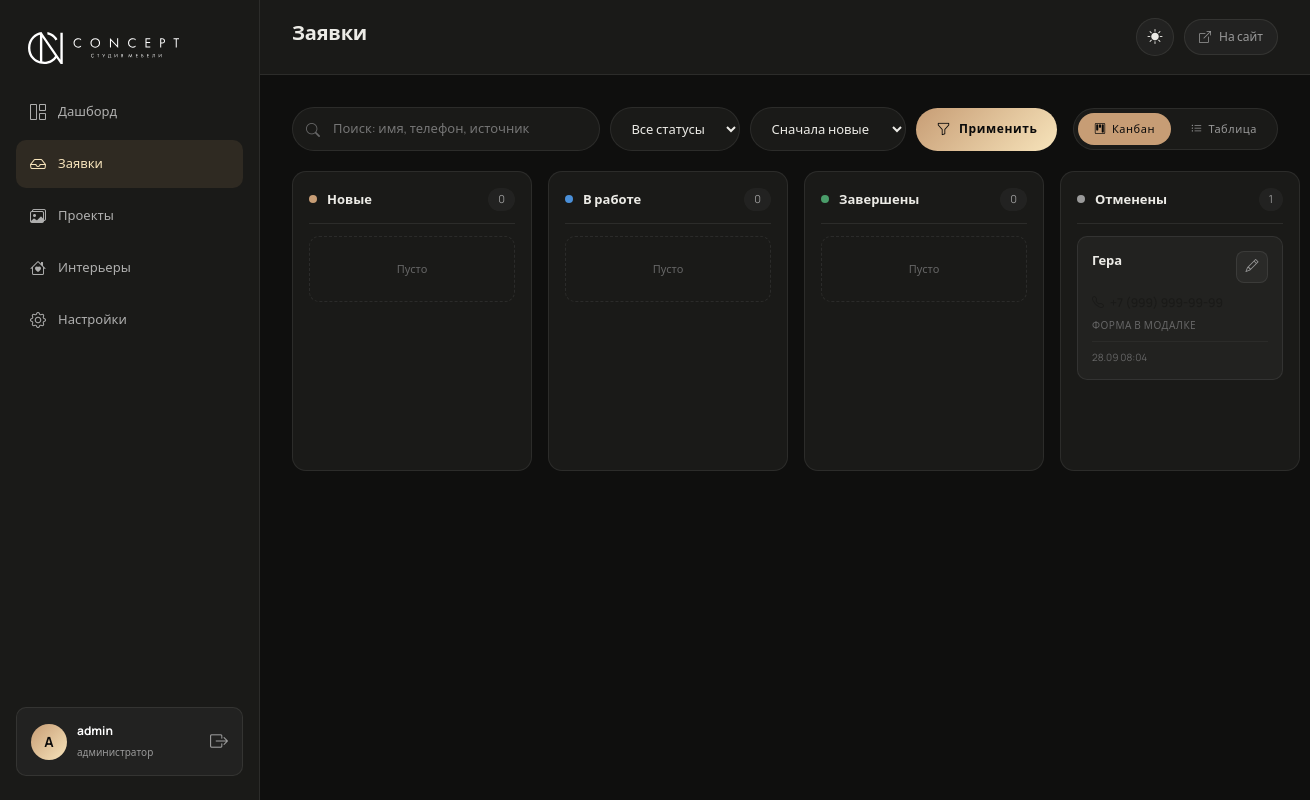
Page /admin/leads.php (signed in) on the committed database.
### tables this page shows
CREATE TABLE `leads` (
  `id` int(11) NOT NULL,
  `name` varchar(100) NOT NULL,
  `phone` varchar(20) NOT NULL,
  `email` varchar(100) DEFAULT NULL,
  `source` varchar(50) DEFAULT 'quiz',
  `status` enum('new','contacted','completed','cancelled') DEFAULT 'new',
  `quiz_data` longtext DEFAULT NULL CHECK (json_valid(`quiz_data`)),
  `project_info` text DEFAULT NULL,
  `created_at` timestamp NOT NULL DEFAULT current_timestamp(),
  `updated_at` timestamp NOT NULL DEFAULT current_timestamp() ON UPDATE current_timestamp(),
  `comment` text DEFAULT NULL
);

### includes/config.php (called while the page is built, shortened)
<?php
function h($v): string {
    return htmlspecialchars((string)($v ?? ''), ENT_QUOTES, 'UTF-8');
}

### admin/includes/helpers.php (called while the page is built, shortened)
<?php
if (!function_exists('fmt_date')) {
    function fmt_date(?string $date, string $format = 'd.m.Y H:i'): string {
        try {
            return (new DateTime($date))->format($format);
        } catch (Throwable $e) {
            return '—';
        }
    }
}

### admin/leads.php (the view, shortened to what this page needs)
<?php
require_once __DIR__ . '/includes/header.php';
$filterStatus = $_GET['status'] ?? 'all';
$search       = trim($_GET['q'] ?? '');
$sort         = $_GET['sort'] ?? 'date_desc';
$params = [];
$sql = "SELECT * FROM leads";
switch ($sort) {
    default:         $sql .= " ORDER BY created_at DESC";
}
$stmt = $pdo->prepare($sql);
$stmt->execute($params);
$leads = $stmt->fetchAll();
$kanban = ['new' => [], 'contacted' => [], 'completed' => [], 'cancelled' => []];
foreach ($leads as $lead) {
    if (isset($kanban[$lead['status']])) $kanban[$lead['status']][] = $lead;
}
$statuses = [
    'new'       => ['label' => 'Новые',     'color' => '#c79d75'],
    'contacted' => ['label' => 'В работе',  'color' => '#4a8fd8'],
    'completed' => ['label' => 'Завершены', 'color' => '#4a9d6a'],
    'cancelled' => ['label' => 'Отменены',  'color' => '#9a9a9a'],
];
$view = $_GET['view'] ?? 'kanban';
?>
<div class="filters-bar">
    <form method="get" class="filters-form">
        <div class="filter-search">
            <i class="bi bi-search"></i>
            <input type="text" name="q" placeholder="Поиск: имя, телефон, источник" value="<?= h($search) ?>">
        </div>
        <select name="status" onchange="this.form.submit()">
            <option value="all">Все статусы</option>
        </select>
        <select name="sort" onchange="this.form.submit()">
            <option value="date_desc" <?= $sort === 'date_desc' ? 'selected' : '' ?>>Сначала новые</option>
        </select>
        <button type="submit" class="admin-btn admin-btn--primary">
            <i class="bi bi-funnel"></i> Применить
        </button>
    </form>
    <div class="view-switch">
        <a href="?view=kanban&<?= http_build_query(['status'=>$filterStatus,'q'=>$search,'sort'=>$sort]) ?>"
           class="view-btn <?= $view === 'kanban' ? 'active' : '' ?>">
            <i class="bi bi-kanban"></i> Канбан
        </a>
        <a href="?view=list&<?= http_build_query(['status'=>$filterStatus,'q'=>$search,'sort'=>$sort]) ?>"
           class="view-btn <?= $view === 'list' ? 'active' : '' ?>">
            <i class="bi bi-list-ul"></i> Таблица
        </a>
    </div>
</div>
<?php if ($view === 'kanban'): ?>
<div class="kanban">
    <?php foreach ($statuses as $key => $s): ?>
    <div class="kanban-col" data-status="<?= $key ?>">
        <div class="kanban-head">
            <span class="kanban-dot" style="background: <?= $s['color'] ?>"></span>
            <span class="kanban-title"><?= $s['label'] ?></span>
            <span class="kanban-count"><?= count($kanban[$key]) ?></span>
        </div>
        <div class="kanban-body" data-status="<?= $key ?>">
            <?php foreach ($kanban[$key] as $lead): ?>
            <div class="kanban-card" data-id="<?= (int)$lead['id'] ?>">
                <div class="kanban-card-head">
                    <strong><?= h($lead['name']) ?></strong>
                    <div class="kanban-card-actions">
                        <a href="lead.php?id=<?= (int)$lead['id'] ?>" class="icon-btn" title="Открыть">
                            <i class="bi bi-pencil"></i>
                        </a>
                    </div>
                </div>
                <a href="tel:<?= h(preg_replace('/\D/', '', $lead['phone'])) ?>" class="kanban-phone">
                    <i class="bi bi-telephone"></i> <?= h($lead['phone']) ?>
                </a>
                <?php if (!empty($lead['source'])): ?>
                <div class="kanban-source"><?= h($lead['source']) ?></div>
                <?php endif; ?>
                <div class="kanban-footer">
                    <span><?= fmt_date($lead['created_at'], 'd.m H:i') ?></span>
                </div>
            </div>
            <?php endforeach; ?>
            <?php if (!$kanban[$key]): ?>
                <div class="kanban-empty">Пусто</div>
            <?php endif; ?>
        </div>
    </div>
    <?php endforeach; ?>
</div>
<?php endif; ?>
<?php require_once __DIR__ . '/includes/footer.php'; ?>

### rows in the picture
leads: name "Гера", source "ФОРМА В МОДАЛКЕ", created_at "28.09 08:04"

### other values in the picture
mb_strtoupper(mb_substr($user['username'] ?? 'A', 0, 1)) "A"
$user['username'] "admin"
$pageTitle "Заявки"
$s['label'] "Новые"
count($kanban[$key]) "0"
$s['label'] "В работе"
$s['label'] "Завершены"
$s['label'] "Отменены"
count($kanban[$key]) "1"
